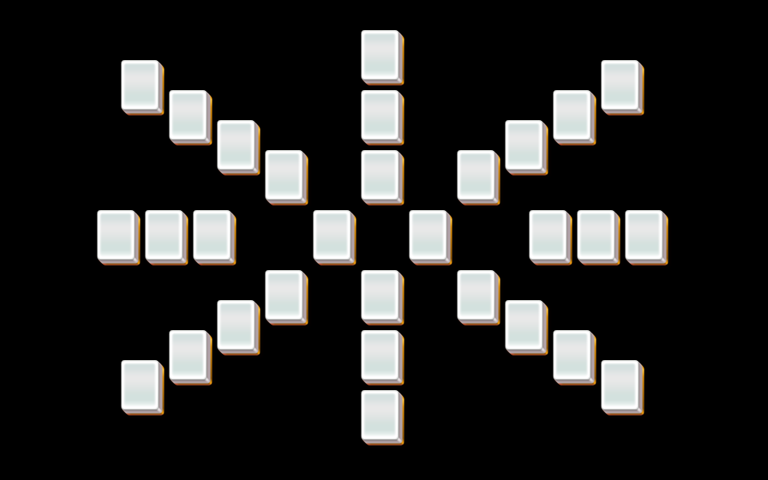

A 2D game scene composited from a Tiled map and its tileset images. What follows is a short description and the map's XML, with each tile layer's data collapsed to a summary:
An orthogonal 32x16 tile map with 24x30 px tiles, 4 tile layers (layer1, layer2, layer3, layer4).

<map version="1.0" orientation="orthogonal" width="32" height="16" tilewidth="24" tileheight="30">
 <properties>
  <property name="species" value="30" />
 </properties>
 <tileset firstgid="1" name="mahjong" tilewidth="48" tileheight="60">
  <image source="mahjong.png" />
 </tileset>
 <layer name="layer1" width="32" height="16">
  <data>[512 cells, 30 non-empty, 1 distinct tile ids]</data>
 </layer>
 <layer name="layer2" width="32" height="16">
  <data>[512 cells, 30 non-empty, 1 distinct tile ids]</data>
 </layer>
 <layer name="layer3" width="32" height="16">
  <data>[512 cells, 30 non-empty, 1 distinct tile ids]</data>
 </layer>
 <layer name="layer4" width="32" height="16">
  <data>[512 cells, 30 non-empty, 1 distinct tile ids]</data>
 </layer>
</map>
